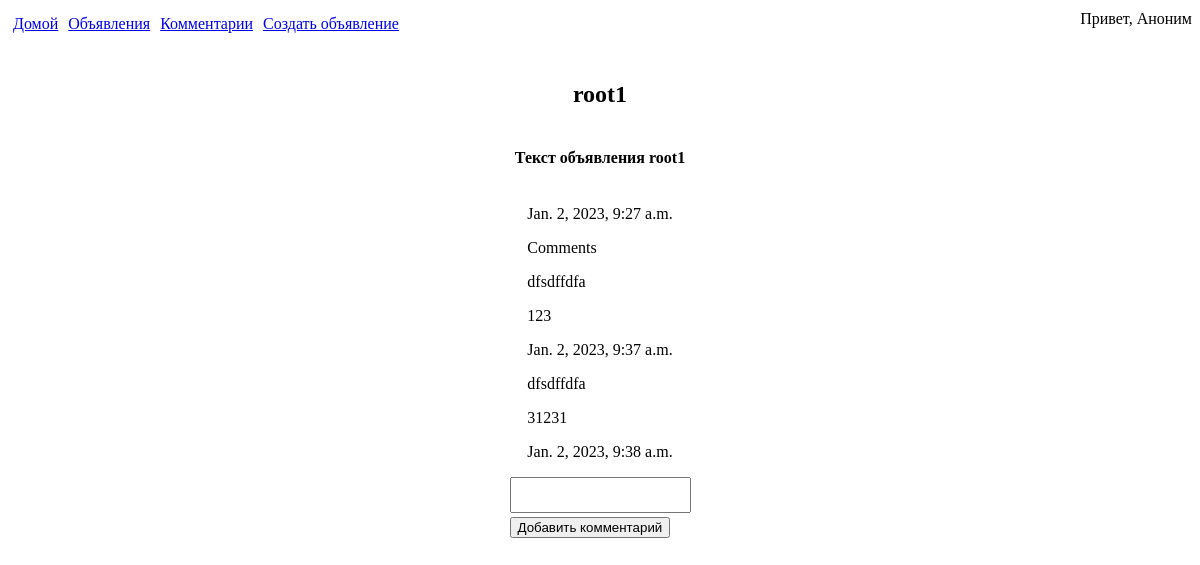
/announce/10, run on the app's committed database.
### app/models.py (models this page shows, shortened)
class Announcement(models.Model):
    GUILDS = (
        ('TK', 'Танки'),
        ('HL', 'Хилеры'),
        ('DD', 'ДД'),
        ('TD', 'Торговцы'),
        ('GM', 'Гилдмастеры'),
        ('QG', 'Квестгиверы'),
        ('BS', 'Кузнецы'),
        ('LD', 'Кожевники'),
        ('PN', 'Зельевары'),
        ('MS', 'Мастера заклинаний'),
    )
    Announcement_author = models.ForeignKey(MyUser, on_delete=models.CASCADE)
    Creation_date = models.DateTimeField(auto_now_add=True)
    Announcement_title = models.CharField(max_length=255)
    Announcement_text = models.TextField(default='Текст объявления')
    Category = models.CharField(max_length=2, choices=GUILDS)

class Comments(models.Model):
    Announcement = models.ForeignKey(Announcement, on_delete=models.CASCADE)
    User = models.ForeignKey(MyUser, on_delete=models.CASCADE)
    Comment = models.TextField(default='Комментарий')
    Comment_date = models.DateTimeField(auto_now_add=True)
    Comment_accepted = models.BooleanField(default=False)

### users/models.py (models this page shows)
class MyUser(AbstractUser):
    enabled = models.BooleanField(default = False)

### app/views.py (the view, shortened to what this page needs)
# urls.py: path('<int:pk>', AnnouncemenDetailView.as_view()),
class AnnouncemenDetailView(DetailView):
    model = Announcement
    template_name = 'announce/announce_detail.html'
    context_object_name = 'Announcement'
    queryset = Announcement.objects.all()
    def get_object(self):
        obj = super().get_object(queryset=self.queryset)
        return obj
    def get_context_data(self, **kwargs):
        context = super().get_context_data(**kwargs)
        context['form'] = AnnouncementForm()
        objFiles = Files.objects.filter(Announcement=self.object)
        data = []
        for file in objFiles:
            file_data = {'name': file.Name,
                         'type': file.File_type}
            data.append(file_data)
        context['dataFiles'] = data
        objComments = Comments.objects.filter(
            Announcement=self.object, Comment_accepted=True)
        data = []
        for comment in objComments:
            data.append(comment)
        context['comments'] = data
        return context

### app/forms.py
class AnnouncementForm(ModelForm):
    class Meta:
        model = Announcement
        fields = ['Announcement_title', 'Announcement_text']

### app/templates/announce/announce_detail.html (shortened to what this page needs)
{% extends 'base.html' %}
{% load static %}
{% block content %}
    <div class="announce_detail">
        <h2>{{Announcement.Announcement_title}}</h2>
        <h4>{{Announcement.Announcement_text}}</h4>
        <p>{{Announcement.Creation_date}}</p>
        <div class = "announce_comments">
            Comments
            {% for comment in comments%}
                <p>{{comment.User}}</p>
                <p>{{comment.Comment}}</p>
                <p>{{comment.Comment_date}}</p>
            {% endfor %}
        </div>
        <form method="Post"> {% csrf_token %}
            <div class = "Add_Comment">
                <textarea class = "comment_area" id="CommentInput" name = "CommentArea"></textarea>
                <br>
                <button name = "AddComment">Добавить комментарий</button>
            </div>
        </form>
    </div>
{% endblock %}

### app/static/css/styles.css (style rules this page uses)
.announce_detail { display: flex; justify-content: center; flex-direction: column; align-items: center; }
.comment_area { resize: none; tab-size: 4; }

### data on the page
Announcement: Announcement_title "root1", Announcement_text "Текст объявления root1", Creation_date "Jan. 2, 2023, 9:27 a.m."
Comments: User "dfsdffdfa", Comment "123", Comment_date "Jan. 2, 2023, 9:37 a.m."
Comments: User "dfsdffdfa", Comment "31231", Comment_date "Jan. 2, 2023, 9:38 a.m."
